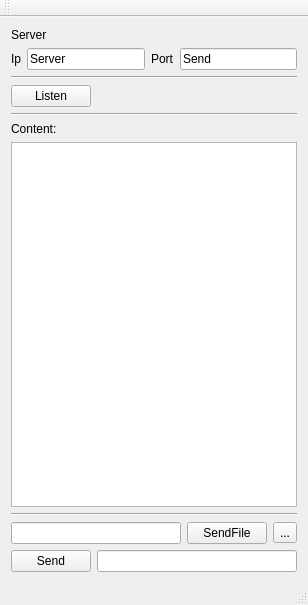
<?xml version="1.0" encoding="UTF-8"?>
<ui version="4.0">
 <class>MainWindow</class>
 <widget class="QMainWindow" name="MainWindow">
  <property name="geometry">
   <rect>
    <x>0</x>
    <y>0</y>
    <width>308</width>
    <height>605</height>
   </rect>
  </property>
  <property name="windowTitle">
   <string>MainWindow</string>
  </property>
  <widget class="QWidget" name="centralWidget">
   <layout class="QGridLayout" name="gridLayout">
    <item row="0" column="0">
     <layout class="QVBoxLayout" name="verticalLayout">
      <item>
       <widget class="QLabel" name="label">
        <property name="text">
         <string>Server</string>
        </property>
       </widget>
      </item>
      <item>
       <layout class="QHBoxLayout" name="horizontalLayout">
        <item>
         <widget class="QLabel" name="label_2">
          <property name="text">
           <string>Ip</string>
          </property>
         </widget>
        </item>
        <item>
         <widget class="QLineEdit" name="lineEdit_Ip">
          <property name="text">
           <string>Server</string>
          </property>
         </widget>
        </item>
        <item>
         <widget class="QLabel" name="label_3">
          <property name="text">
           <string>Port</string>
          </property>
         </widget>
        </item>
        <item>
         <widget class="QLineEdit" name="lineEdit_Port">
          <property name="text">
           <string>Send</string>
          </property>
         </widget>
        </item>
       </layout>
      </item>
      <item>
       <widget class="Line" name="line">
        <property name="orientation">
         <enum>Qt::Horizontal</enum>
        </property>
       </widget>
      </item>
      <item>
       <layout class="QHBoxLayout" name="horizontalLayout_2">
        <item>
         <widget class="QPushButton" name="pushButton_Listen">
          <property name="text">
           <string>Listen</string>
          </property>
         </widget>
        </item>
        <item>
         <spacer name="horizontalSpacer">
          <property name="orientation">
           <enum>Qt::Horizontal</enum>
          </property>
          <property name="sizeHint" stdset="0">
           <size>
            <width>248</width>
            <height>20</height>
           </size>
          </property>
         </spacer>
        </item>
       </layout>
      </item>
      <item>
       <widget class="Line" name="line_2">
        <property name="orientation">
         <enum>Qt::Horizontal</enum>
        </property>
       </widget>
      </item>
      <item>
       <widget class="QLabel" name="label_5">
        <property name="text">
         <string>Content:</string>
        </property>
       </widget>
      </item>
      <item>
       <widget class="QTextEdit" name="textEdit_content"/>
      </item>
      <item>
       <widget class="Line" name="line_3">
        <property name="orientation">
         <enum>Qt::Horizontal</enum>
        </property>
       </widget>
      </item>
      <item>
       <layout class="QHBoxLayout" name="horizontalLayout_3">
        <item>
         <widget class="QLineEdit" name="lineEdit_Part">
          <property name="text">
           <string/>
          </property>
         </widget>
        </item>
        <item>
         <widget class="QPushButton" name="pushButton_SendFile">
          <property name="text">
           <string>SendFile</string>
          </property>
         </widget>
        </item>
        <item>
         <widget class="QToolButton" name="toolButton_file">
          <property name="text">
           <string>...</string>
          </property>
         </widget>
        </item>
       </layout>
      </item>
      <item>
       <layout class="QHBoxLayout" name="horizontalLayout_4">
        <item>
         <widget class="QPushButton" name="pushButton_Send">
          <property name="text">
           <string>Send</string>
          </property>
         </widget>
        </item>
        <item>
         <widget class="QLineEdit" name="lineEdit_Send">
          <property name="text">
           <string/>
          </property>
         </widget>
        </item>
       </layout>
      </item>
     </layout>
    </item>
   </layout>
  </widget>
  <widget class="QMenuBar" name="menuBar">
   <property name="geometry">
    <rect>
     <x>0</x>
     <y>0</y>
     <width>308</width>
     <height>25</height>
    </rect>
   </property>
  </widget>
  <widget class="QToolBar" name="mainToolBar">
   <attribute name="toolBarArea">
    <enum>TopToolBarArea</enum>
   </attribute>
   <attribute name="toolBarBreak">
    <bool>false</bool>
   </attribute>
  </widget>
  <widget class="QStatusBar" name="statusBar"/>
 </widget>
 <layoutdefault spacing="6" margin="11"/>
 <resources/>
 <connections/>
</ui>
